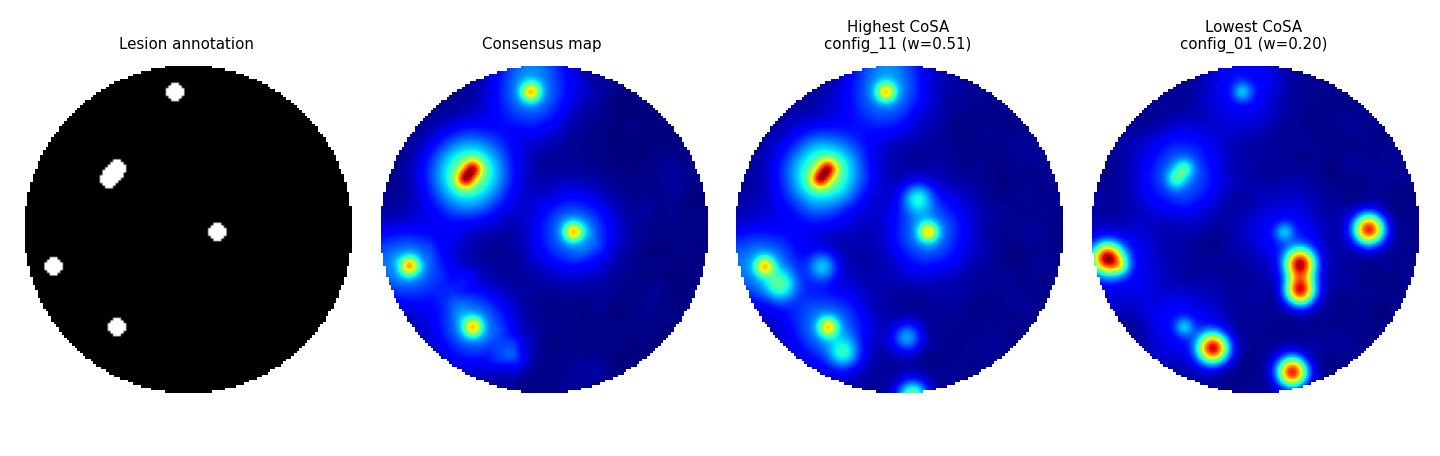

Generate this figure with Python:
"""Small demo of the consensus map and CoSA on synthetic saliency maps (CPU, a few seconds).

No real images, models or annotations are needed. The script creates one synthetic fundus field of view with
lesion blobs and 14 synthetic "configuration" saliency maps whose lesion focus varies from weak to strong.
It then uses the same functions as the paper's analysis (interpreters/ext_consensus_similarity_loo.py) to

  1. build the consensus map (equation 1: L1-normalised maps, trimmed mean discarding 2 values at each end),
  2. compute CoSA for every map (Spearman rank correlation and top-k overlap AUC with the consensus),
  3. score lesion localization with the per-case optimal Dice (threshold chosen per map to maximise Dice),

and prints whether the CoSA ranking follows the Dice ranking, as in the paper.

Usage:
  python demo/cosa_demo.py            # prints a table and writes demo/cosa_demo.png
"""
import os
import sys

import numpy as np
from scipy.ndimage import gaussian_filter
from scipy.stats import spearmanr

HERE = os.path.dirname(os.path.abspath(__file__))
sys.path.insert(0, os.path.join(HERE, "..", "interpreters"))
from ext_consensus_similarity_loo import consensus_rule, norm_auc, spearman_fov, topk_ious  # noqa: E402

RNG = np.random.default_rng(0)
H = W = 128
KS = [1, 2, 5, 10, 20]


def blobs(n, sigma, inside):
    """Random smooth blobs inside the field of view."""
    m = np.zeros((H, W))
    ys, xs = np.nonzero(inside)
    for i in RNG.choice(len(ys), n, replace=False):
        m[ys[i], xs[i]] = 1.0
    m = gaussian_filter(m, sigma)
    return m / m.max()


def minmax(a, fov):
    v = a[fov]
    return np.where(fov, (a - v.min()) / (v.max() - v.min() + 1e-12), 0.0)


def optimal_dice(sal, mask, fov):
    """Per-case optimal Dice: best Dice over thresholds that keep the top p% of FOV pixels."""
    v = sal[fov]
    best = 0.0
    for p in np.arange(0.5, 50.5, 0.5):
        thr = np.percentile(v, 100 - p)
        pred = (sal >= thr) & fov
        inter = (pred & mask).sum()
        best = max(best, 2 * inter / (pred.sum() + mask.sum()))
    return best


def main():
    yy, xx = np.mgrid[:H, :W]
    fov = (yy - H / 2) ** 2 + (xx - W / 2) ** 2 <= (0.49 * H) ** 2

    lesion_signal = blobs(6, 2.5, fov)
    lesion = (lesion_signal > 0.35) & fov                      # synthetic "expert annotation"
    context = gaussian_filter(lesion_signal, 10); context /= context.max()   # broad lesion-related context

    names, maps = [], []
    for k, w in enumerate(np.linspace(0.2, 0.6, 14)):          # w = how strongly a configuration focuses on lesions
        own = blobs(6, 4, fov)                                 # configuration-specific off-target regions
        noise = gaussian_filter(RNG.normal(size=(H, W)), 3)
        m = w * (lesion_signal + context) + (1 - w) * own + 0.05 * noise
        names.append("config_%02d (w=%.2f)" % (k + 1, w))
        maps.append(minmax(m, fov))
    Mk = np.stack(maps)

    consensus = consensus_rule("arith_trim2", Mk, fov)         # equation 1

    rows = []
    for n, m in zip(names, maps):
        rho = spearman_fov(m, consensus, fov)
        auc = norm_auc(topk_ious(m, consensus, fov, KS), KS)
        rows.append((n, rho, auc, optimal_dice(m, lesion, fov)))
    cons_dice = optimal_dice(consensus, lesion, fov)

    print("%-20s %10s %12s %10s" % ("map", "CoSA rho", "CoSA top-k", "Dice"))
    for n, rho, auc, d in rows:
        print("%-20s %10.3f %12.3f %10.3f" % (n, rho, auc, d))
    print("%-20s %10s %12s %10.3f" % ("consensus map", "-", "-", cons_dice))

    r = np.array([x[1] for x in rows]); a = np.array([x[2] for x in rows]); d = np.array([x[3] for x in rows])
    print("\nRank correlation with Dice: CoSA rho %.2f, CoSA top-k %.2f"
          % (spearmanr(r, d).correlation, spearmanr(a, d).correlation))
    print("Consensus Dice %.3f vs best individual %.3f" % (cons_dice, d.max()))

    try:
        import matplotlib
        matplotlib.use("Agg")
        import matplotlib.pyplot as plt
        order = np.argsort(-r)
        show = [("Lesion annotation", lesion.astype(float)), ("Consensus map", consensus)]
        show += [("Highest CoSA\n" + names[order[0]], maps[order[0]]), ("Lowest CoSA\n" + names[order[-1]], maps[order[-1]])]
        fig, axs = plt.subplots(1, 4, figsize=(12, 3.8))
        for ax, (t, im) in zip(axs, show):
            ax.imshow(np.where(fov, im, np.nan), cmap="jet" if t != "Lesion annotation" else "gray")
            ax.set_title(t, fontsize=9); ax.axis("off")
        fig.tight_layout()
        out = os.path.join(HERE, "cosa_demo.png")
        fig.savefig(out, dpi=120)
        print("Figure written to %s" % out)
    except ImportError:
        pass


if __name__ == "__main__":
    main()
